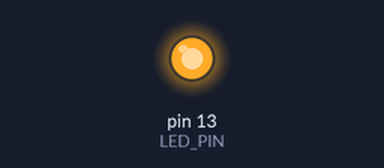
This sketch was run on a simulated Arduino Uno, built with avr-gcc and run on an emulated ATmega328P. Parts: output pins drawn as LEDs (lit = HIGH).

Above: at 0.5 s.
At 26.5 s:
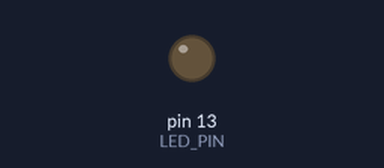
Timing chart, 0 to 67.6 s (numbered marks = the images above):
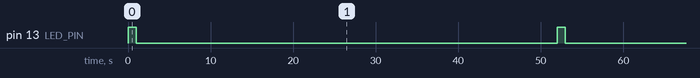

The sketch:

Blink_R3.ino
```cpp
#include <avr/io.h>
#include <util/delay.h>

#define LED_PIN PB5  // Pin 13 on Arduino Uno corresponds to PB5

int main(void) {
    // Set LED_PIN as an output
    DDRB |= (1 << LED_PIN);

    while (1) {
        // Turn LED on
        PORTB |= (1 << LED_PIN);
        _delay_ms(1000);  // Delay for 1 second
        // Turn LED off
        PORTB &= ~(1 << LED_PIN);
        _delay_ms(1000);  // Delay for 1 second
        _delay_ms(50000);

    }

    return 0;
}
```

Measured:
- by itself, pin 13 (LED_PIN): alternates HIGH for 1.0 s and LOW for 51.0 s
